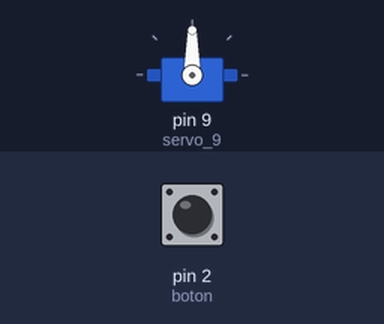
The sketch below on a simulated Arduino Uno, built with avr-gcc and run on an emulated ATmega328P. On the bench: servo. The inputs (shaded band) are chosen by the test bench; at power-on: pin 2 (boton) LOW.

Above: at 1.2 s.
1.3 s: pin 2 (boton) pulled HIGH for 1 s
At 1.45 s:
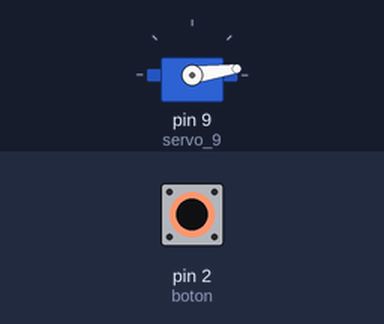
3.8 s: pin 2 (boton) pulled HIGH for 3.2 s
At 3.95 s:
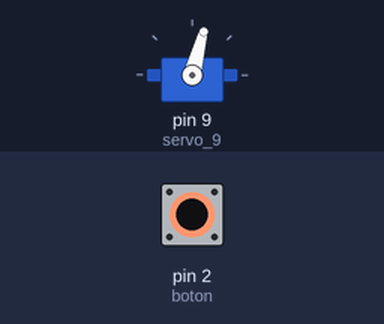
8.5 s: pin 2 (boton) pulled HIGH for 0.15 s
At 9.2 s:
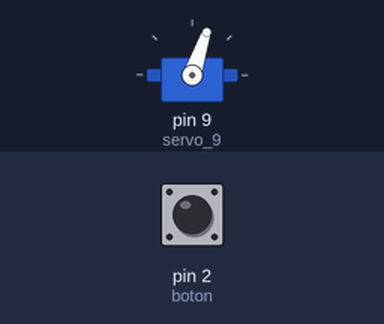
Timing chart, 0 to 11.5 s (numbered marks = the images above; inputs shaded):
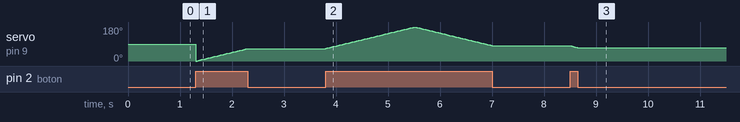

Measured:
- after the input at 3.8 s, servo on pin 9 (servo_9): rises from 66° to 179° in 1.7 s, then falls to 81° in 1.5 s
- after the input at 8.5 s, servo on pin 9 (servo_9): 81° → 71° at once

The sketch:

Practica_5.ino
```cpp
#include <Servo.h>

Servo servo_9;
int espera = 15, boton = 2, pos = 0;
bool direccion = false;

void setup()
{
  servo_9.attach(9, 500, 2500);
  pinMode(boton,INPUT);
}

void loop()
{
  if (pos >= 180){
    direccion = true;
  } else if (pos <= 0) {
    direccion = false;
  }

  if(digitalRead(boton) == HIGH){
    servo_9.write(pos);
    delay(espera);
    if(direccion){
      pos--;
    } else {
      pos++;
    }
  }
}
```
